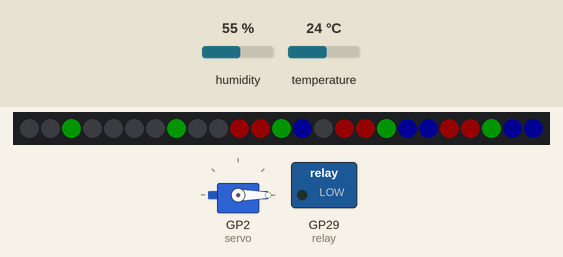
Bench run of a program on a simulated Raspberry Pi Pico running MicroPython. Shown: 25 RGB LEDs in strip order, left to right, servo, switched loads named in the program (green lamp = pin HIGH). The inputs (shaded band) are chosen by the test bench; at power-on: humidity 55 %, temperature 24 °C. Dim RGB values are drawn brighter than linear; servo angles are drawn from the pulse width (0.5 ms = 0°, 2.5 ms = 180°); what the program prints to the serial console is not drawn.

Above: at 0.63 s.
1.3 s: humidity set to 58 %
3.0 s: humidity set to 61 %
At 3.45 s:
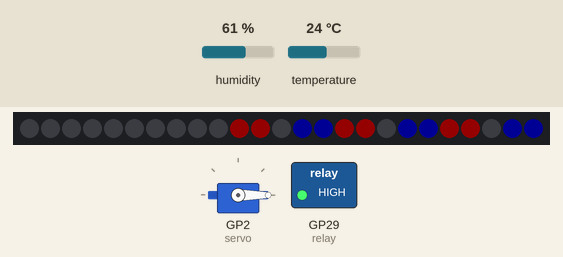
6.0 s: temperature set to 27.1 °C
At 6.63 s:
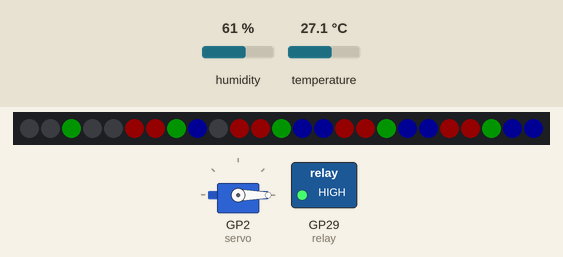
7.9 s: temperature set to 28.7 °C
At 8.39 s:
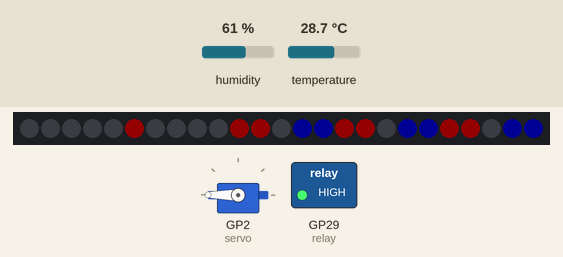
10.9 s: humidity set to 22 %
At 11.21 s:
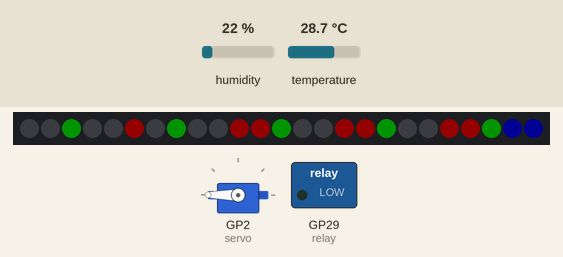
13.5 s: humidity set to 68 %
At 14.39 s:
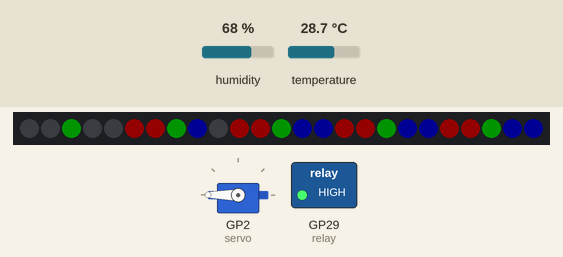
Timing chart, 0 to 16.5 s (numbered marks = the images above; inputs shaded):
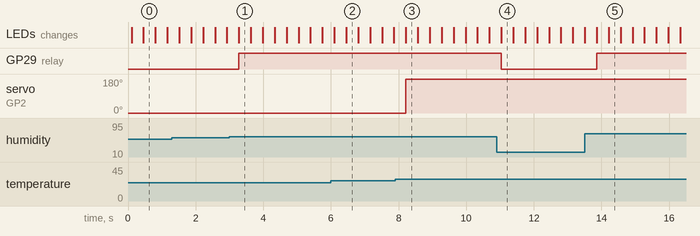

The program:

aht10_matrix_relay.py
```python
from time import sleep
from machine import Pin, PWM, I2C
import neopixel

# ========== 1. 하드웨어 설정 ==========
# LED 매트릭스: GP16, 25개
matrix = neopixel.NeoPixel(Pin(16), 25)
BRIGHTNESS = 20

# 서보모터: GP2
servo = PWM(Pin(2))
servo.freq(50)

# 릴레이: GP29 (팬 제어) - 29번으로 고정
relay = Pin(29, Pin.OUT)
relay.value(0)

# AHT10: I2C0 (GP0: SDA, GP1: SCL)
i2c = I2C(0, sda=Pin(0), scl=Pin(1), freq=400000)

# ========== 2. 기능 함수 ==========

def set_matrix_fast(temp, hum, status_ok, fan_on, blink, fast_blink):
    matrix.fill((0, 0, 0))

    # 1. 온도 표시 (-10~40도, 10칸)
    t_val = (temp + 10) / 5  # -10도면 0.0, 28도면 7.6, 40도면 10.0
    t_count = int(t_val)     # 켜질 개수 (예: 7)
    t_rem = t_val - t_count  # 나머지 (예: 0.6)

    t_color = (BRIGHTNESS, 0, 0)
    indices_t = [20, 21, 15, 16, 10, 11, 5, 6, 0, 1]

    for i in range(10):
        if i < t_count:
            matrix[indices_t[i]] = t_color
        elif i == t_count and t_rem > 0: # 8번째 칸(인덱스 7)이 깜빡임
            matrix[indices_t[i]] = t_color if blink else (0, 0, 0)

    # 2. 습도 표시 (0~100%, 10칸)
    h_val = hum / 10         # 43%면 4.3
    h_count = int(h_val)     # 켜질 개수 (예: 4)
    h_rem = h_val - h_count  # 나머지 (예: 0.3)

    h_color = (0, 0, BRIGHTNESS)
    indices_h = [23, 24, 18, 19, 13, 14, 8, 9, 3, 4]

    for i in range(10):
        if i < h_count:
            matrix[indices_h[i]] = h_color
        elif i == h_count and h_rem > 0: # 5번째 칸(인덱스 4)이 깜빡임
            matrix[indices_h[i]] = h_color if blink else (0, 0, 0)

    # 3. 가운데 줄 (상태 표시)
    if not status_ok:
        s_color = (BRIGHTNESS, BRIGHTNESS, BRIGHTNESS) if blink else (0, 0, 0)
    elif fan_on:
        # 팬 작동 중: fast_blink 사용 (0.25초마다 반전되어 더 빠르게 깜빡임)
        s_color = (0, BRIGHTNESS, 0) if fast_blink else (0, 0, 0)
    else:
        s_color = (0, BRIGHTNESS, 0)

    for i in [2, 7, 12, 17, 22]:
        matrix[i] = s_color
    matrix.write()

# ========== 3. 메인 루프 ==========
blink_toggle = True
HUMIDITY_THRESHOLD = 60

print("🚀 시스템 시작 - 모니터링 중 (Relay: GP29)")

# ========== 3. 메인 루프 ==========
blink_toggle = True
fan_blink_toggle = True # 팬 작동 시 더 빠른 깜빡임용
HUMIDITY_THRESHOLD = 60
counter = 0 # 0.25초 단위 계산을 위한 카운터

print("🚀 시스템 시작 - 모니터링 중 (GP29: Relay)")

while True:
    try:
        # 센서 데이터 읽기
        i2c.writeto(0x38, b'\xAC\x33\x00')
        sleep(0.1)
        data = i2c.readfrom(0x38, 6)

        temp = (((data[3] & 0x0F) << 16) | (data[4] << 8) | data[5]) * 200 / 1048576 - 50
        hum = ((data[1] << 12) | (data[2] << 4) | (data[3] >> 4)) * 100 / 1048576

        print(f"온도: {temp:.1f}°C | 습도: {hum:.1f}% | 팬 상태: {'ON' if hum >= HUMIDITY_THRESHOLD else 'OFF'}")

        is_fan_on = hum >= HUMIDITY_THRESHOLD
        relay.value(1 if is_fan_on else 0)

        # 팬이 켜져 있을 때만 fan_blink_toggle을 빠르게 반전
        if is_fan_on:
            fan_blink_toggle = not fan_blink_toggle

        # LED 업데이트 (상태줄에 fan_blink_toggle 전달)
        set_matrix_fast(temp, hum, True, is_fan_on, blink_toggle, fan_blink_toggle)

        # 서보 동작
        servo.duty_u16(8192 if temp >= 28 else 1638)

    except Exception as e:
        print("❌ 센서 오류:", e)
        set_matrix_fast(0, 0, False, False, blink_toggle, True)
        relay.value(0)

    blink_toggle = not blink_toggle
    sleep(0.25) # 전체 주기를 0.25초로 줄여서 더 빠른 깜빡임 가능하게 함
```

Measured:
- the behaviour switches between 59 and 60 % on humidity (found by bisection; images 0 and 1)
- the behaviour switches between 27.9 and 28 °C on temperature (found by bisection; images 2 and 3)
- after the input at 3.0 s, GP29 (relay): LOW → HIGH after 0.28 s; the LEDs: change after 0.28 s (image 1)
- after the input at 6.0 s, the LEDs: first differ from a run without the input after 0.45 s (image 2)
- after the input at 7.9 s, servo on GP2 (servo): 0° → 180° after 0.32 s
- after the input at 10.9 s, GP29 (relay): HIGH → LOW after 0.14 s; the LEDs: change after 0.14 s (image 4)
- after the input at 13.5 s, GP29 (relay): LOW → HIGH after 0.36 s; the LEDs: first differ from a run without the input after 0.36 s (image 5 shows a later state)
